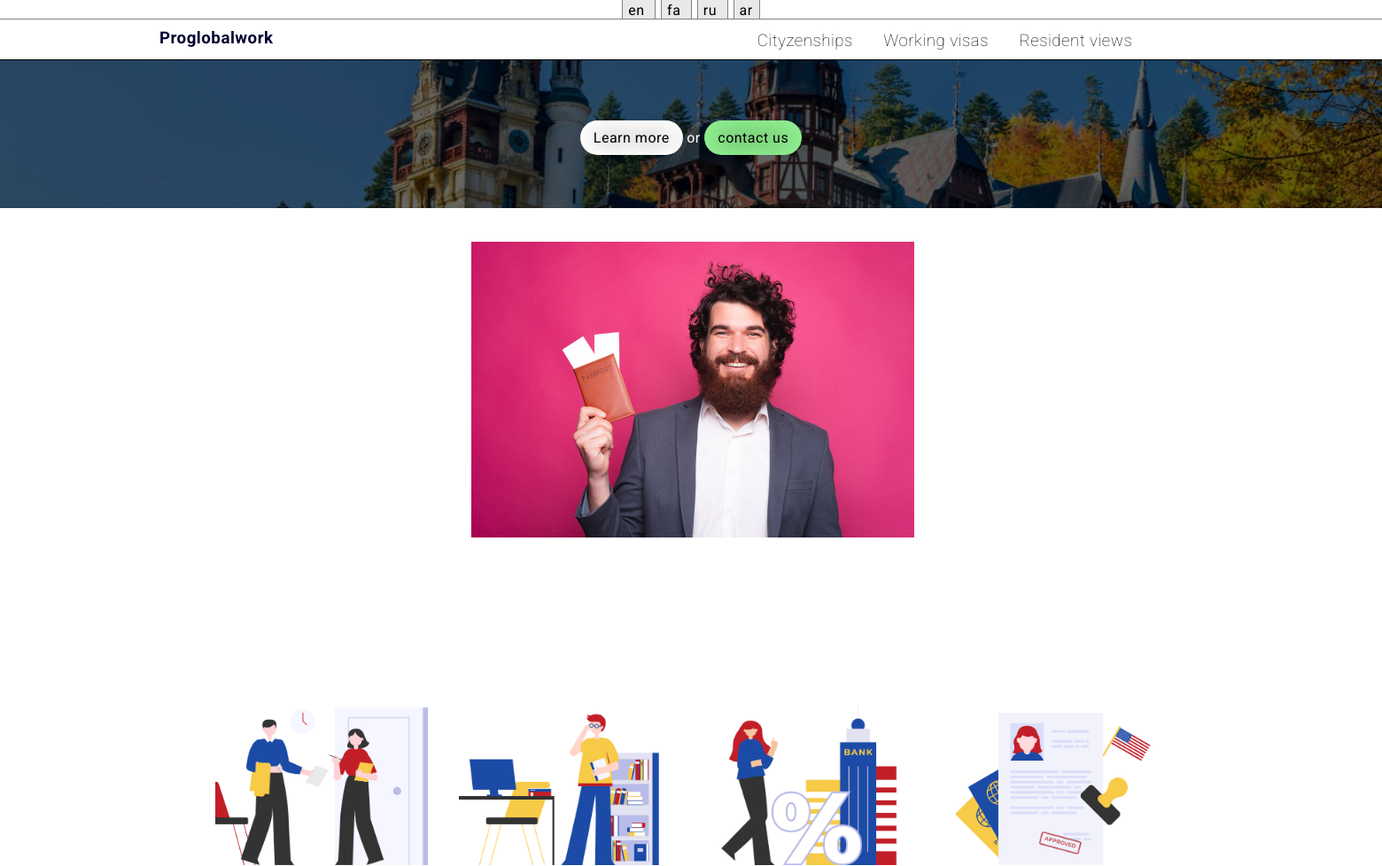
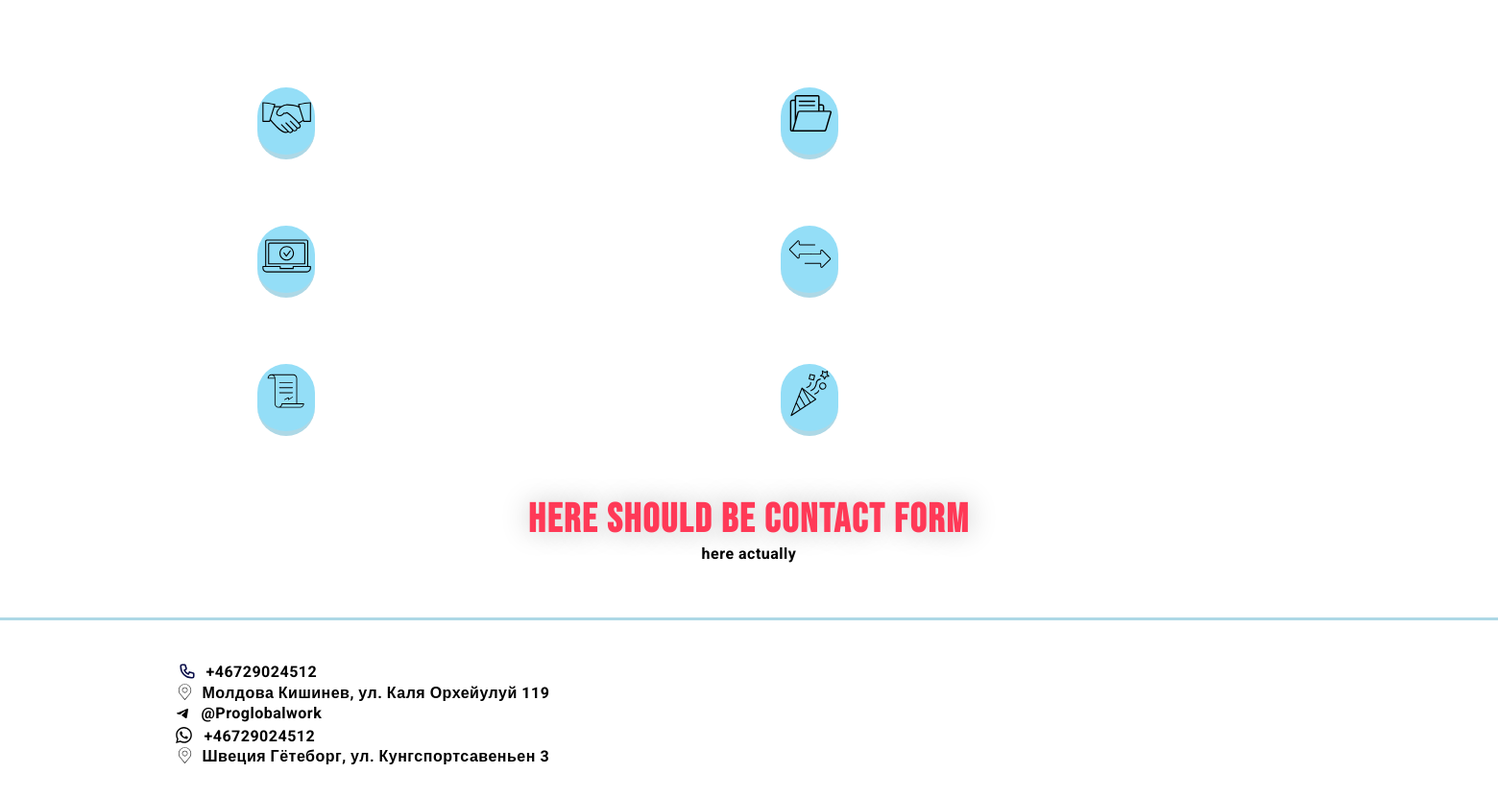
Page /citizen/romania/eng/ on the earlier database version (2 pictures, top to bottom).
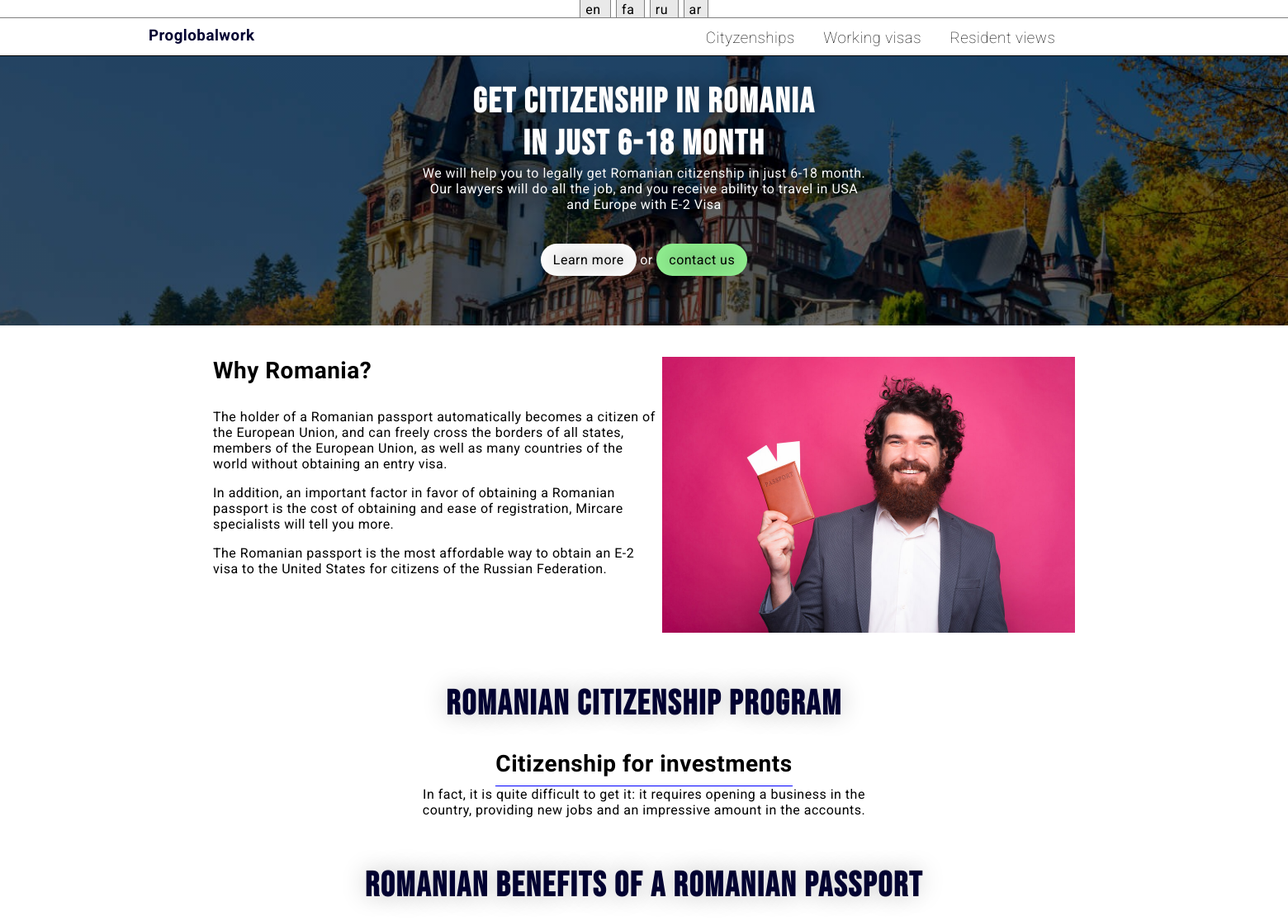
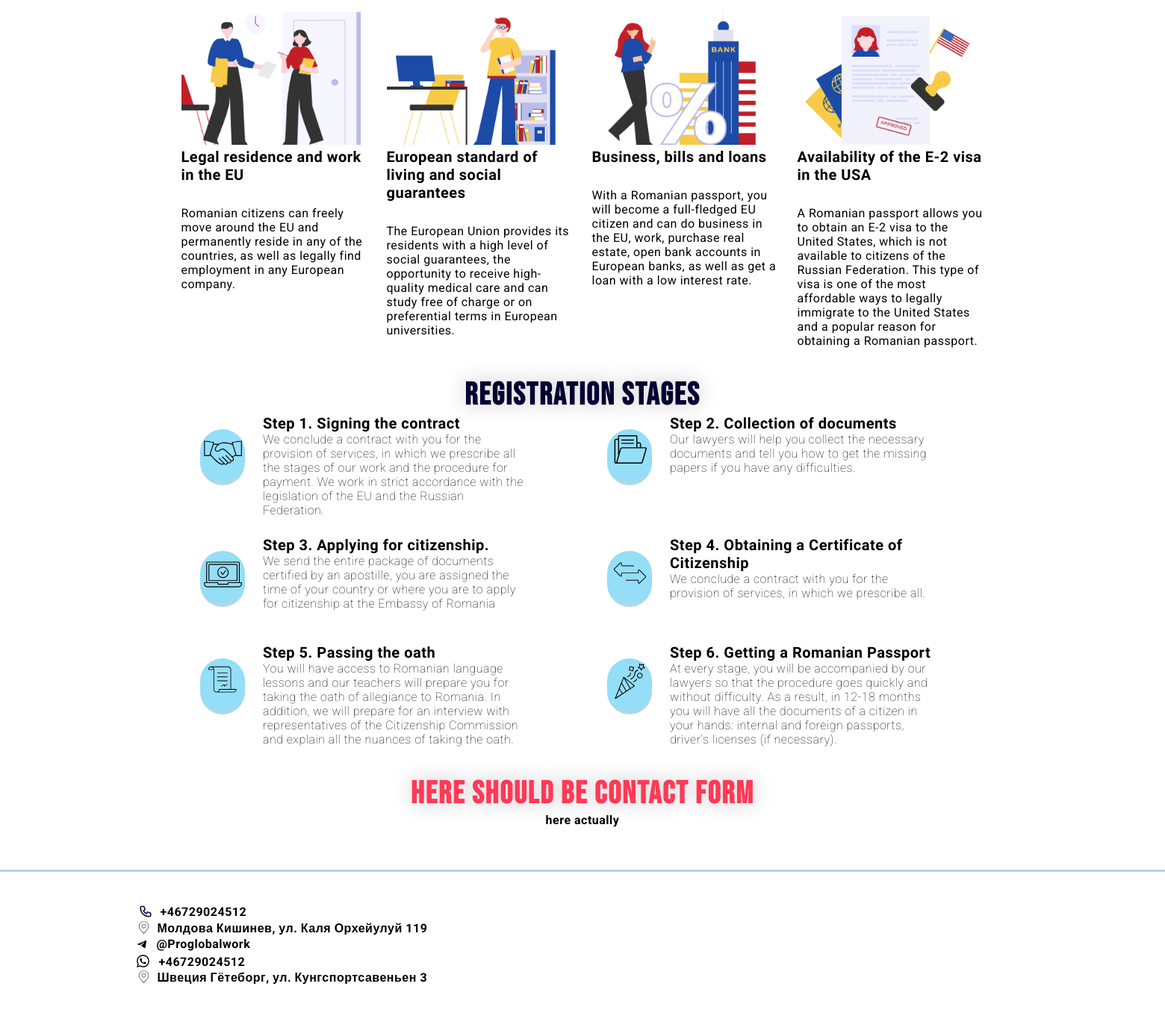
Same page on the later database version (2 pictures, top to bottom).
### main/models.py (models this page shows, shortened)
class Text(models.Model):
	related = models.ForeignKey(TextBlock, on_delete=models.CASCADE, related_name='texts')
	language = models.CharField(max_length=2)
	text = models.TextField(unique=True)
	source = models.BooleanField(default=False)

### main/views.py (the view)
# urls.py: path('citizen/romania/eng/', citi_romanian_eng, name='citi_roman_eng'),
def citi_romanian_eng(request):
	return _render(request, 'sub/citizenship/romania_eng.html')

### main/views.py (called while the page is built)
def get_texts(lang):
	texts = {}
	for block in TextBlock.objects.all():
		try:
			texts[block.title] = block.texts.filter(language=lang)[0]
		except IndexError:
			print('Missing text for "', block.title, '" for ', lang)
	return {'texts': texts}

def _render(req, template, context={}):
	lang = 'en'
	if 'lang' in req.COOKIES:
		context['texts'] = get_texts(req.COOKIES['lang'])
		return render(req, template, context)
	else:
		context['texts'] = get_texts(lang)
		ret = render(req, template, context)
		ret.set_cookie('lang', lang)
		return ret

### main/templates/sub/citizenship/romania_eng.html (shortened to what this page needs)
{% extends 'base.html' %}
{% load static %}
{% block content %}
<div class="content__title_back" style="
background: linear-gradient( rgba(0, 0, 0, 0.6), rgba(0, 0, 0, 0.6) ), url({% static 'imgs/romania.jpg' %});
background-position: center;
background-repeat: no-repeat;
background-size: cover;
">
	<div class="centered" style="text-align: center;">
		<h1 class="centered" style="color: white; text-shadow: 0 0 20px rgb(0, 0, 0, 0.4); max-width:25ch; text-align: center;">
			{{ texts.texts.Romania_first_titile_h1.text }}
		</h1>
		<div style="max-width: 60ch;">
			{{ texts.texts.Romania_under_first_titile_div.text }}
		</div>
		<br>
		<br>
		<div class="tricky-but">
			<div>
				Learn more
			</div>
			 or
			<div>
				contact us
			</div>
		</div>
	</div>
</div>
<div class="content">
	<div class="centered">
		<br>
		<br>
		<div style="display: inline-block; vertical-align: top;">
			<h2>{{ texts.texts.Romania_why_romania_title.text }}</h2>
			<div style="max-width: 60ch;">
				{{ texts.texts.Romania_why_romania_text_div.text|linebreaks }}
			</div>
		</div>
		<div style="display: inline-block; vertical-align: top;">
			<img src="{% static 'imgs/pasport_owner.jpg' %}" alt="" style="width: 500px;">
		</div>
	</div>
</div>
<br>
<br>
<br>
<div class="content">
	<h1 class="centered">
		{{ texts.texts.Romanian_Citizenship_Program_title_h1.text}}
	</h1>
	<div class="centered good_points" style="text-align: center;" >
		<div style="max-width:60ch">
			<h2>
				{{ texts.texts.Citizenship_for_investments_title_h2.text }}
			</h2>
			<div>
				{{ texts.texts.Citizenship_for_investments_div.text }}
			</div>
		</div>
	</div>
</div>
<br>
<br>
<br>
<div class="content">
	<h1 class="centered">
		{{ texts.texts.Romanian_Benefits_of_a_Romanian_passport.text }}
	</h1>
	<br>
	<div class="grid-master">
		<div>
			<div>
				<img src="{% static 'imgs/ligall.png' %}" alt="">
				<h2>
					{{ texts.texts.Legal_residence_and_work_in_the_EU.text }}
				</h2>
				<div>
					{{ texts.texts.Romania_Legal_residence_and_work_in_the_EU_text_div.text }}
				</div>
			</div>
		</div>
		<div>
			<div>
				<img src="{% static 'imgs/lifelevel.png' %}" alt="">
				<h2>
					{{ texts.texts.European_standard_of_living_and_social_guarantees.text }}
				</h2>
				<div>
					{{ texts.texts.European_standard_of_living_and_social_guarantees_text_div.text }}
				</div>
			</div>
		</div>
		<div>
			<div>
				<img src="{% static 'imgs/bussiness.png' %}" alt="">
				<h2>
					{{ texts.texts.Romania_Business_bills_and_loans.text }}
				</h2>
				<div>
					{{ texts.texts.Business_bills_and_loans_text_div.text }}
				</div>
			</div>
		</div>
		<div>
			<div>
				<img src="{% static 'imgs/visa_access.webp' %}" alt="">
				<h2>
					{{ texts.texts.Romania_Availability_of_the_E_2_visa_in_the_USA.text }}
				</h2>
				<div>
					{{ texts.texts.Romania_Availability_of_the_E_2_visa_in_the_USA_text_div.text }}
				</div>
			</div>
		</div>
	</div>
</div>
<br>
<br>
<div class="content">
	<h1 class="centered">
		{{ texts.texts.Registration_stages.text }}
	</h1>
	<b/r>
	<div class="grid-master reasons-to-apply" style="grid-template-columns: repeat(auto-fill,  minmax(500px, 520px));">
		<div class="inline-bastards">
			<div style="padding: 20px;">
			</div>
			<div>
				<h2 style="max-width: 25ch;">
					{{ texts.texts.Step_1_Signing_the_contract.text }}
				</h2>
				<div style="max-width: 40ch; font-weight: 100;">
					{{ texts.texts.Step_1_Signing_the_contract_text_div.text }}
				</div>
			</div>
		</div>
		<div class="inline-bastards">
			<div style="padding: 20px;">
							</div>
			<div>
				<h2>
					{{ texts.texts.Step_2_Collection_of_documents.text }}
				</h2>
				<div style="max-width: 40ch; font-weight: 100;">
					{{ texts.texts.Step_2_Collection_of_documents_text.text }}
				</div>
			</div>
		</div>
		<div class="inline-bastards">
			<div style="padding: 20px;">
			</div>
			<div style="max-width: 41ch;">
				<h2>
					{{ texts.texts.Romania_Step_3_Applying_for_citizenship.text }}
				</h2>
				<div style="max-width: 40ch; font-weight: 100;">
					{{ texts.texts.Romania_Step_3_Applying_for_citizenship_text.text }}
				</div>
			</div>
		</div>
		<div class="inline-bastards">
			<div style="padding: 20px;">
			</div>
			<div style="max-width: 41ch;">
				<h2>
					{{ texts.texts.Step_4_Obtaining_a_Certificate_of_Citizenship.text }}
				</h2>
				<div style="max-width: 40ch; font-weight: 100;">
					{{ texts.texts.Step_4_Obtaining_a_Certificate_of_Citizenship_text_div.text }}
				</div>
			</div>
		</div>
		<div class="inline-bastards">
			<div style="padding: 20px;">
							</div>
			<div>
				<h2>
					{{ texts.texts.Romania_Step_5_Passing_the_oath.text }}
				</h2>
				<div style="max-width: 40ch; font-weight: 100;">
					{{ texts.texts.Romania_Step_5_Passing_the_oath_text_div.text }}
				</div>
			</div>
		</div>
		<div class="inline-bastards">
			<div style="padding: 20px;">
			</div>
			<div>
				<h2>
					{{ texts.texts.Romania_Step_6_Getting_a_Romanian_Passport.text }}
				</h2>
				<div style="max-width: 40ch; font-weight: 100;">
					{{ texts.texts.Romania_Step_6_Getting_a_Romanian_Passport_text_div.text }}
				</div>
		</div>
	</div>
</div>
<br>
<br>
<div class="content">
	<h1 class="centered" style="color: rgb(255, 57, 87)">Here should be contact form</h1>
	<div class="centered">
		here actually
	</div>
</div>
{% endblock %}

### main/templates/base.html (shortened to what this page needs)
{% load static %}
<!DOCTYPE html>
<html lang="en">
<head>
	<link rel="stylesheet" href="{% static 'css/style.css' %}">
</head>
<body>
	<div class='translation-buttons'>
		<div class="centered">
			<div class="lang-but">
				en
			</div>
			<div class="lang-but">
				fa
			</div>
			<div class="lang-but">
				ru
			</div>
			<div class="lang-but">
				ar
			</div>
		</div>
	</div>
	<div class="header">
		<div class="content">
			<div>
				<h3>
					<a href="{% url 'main:main_page' %}">
						Proglobalwork
					</a>
				</h3>
			</div>
			<div>
				<div class="header__meta_dropdown">
					<div class="drop_but">
						<h3>
							Cityzenships
						</h3>
					</div>
					<div class="drop_but">
						<h3>
							Working visas
						</h3>
					</div>
					<div class="drop_but">
						<h3>
							Resident views
						</h3>
					</div>
				</div>
			</div>
		</div>
	</div>
	<div>
		{% block content %}
		{% endblock %}
	</div>
	<br>
	<br>
	<br>
	<div class="afterbirth" >
		<br>
		<br>
		<div class="content">
			<div>
				<div class="inline-bastards" style="margin-bottom: -6px;">
					<div>
					</div>
					<div style="padding-top: 6px;">
						+46729024512
					</div>
				</div>
				<div class="inline-bastards">
					<div style="padding: 0 5px 0 4px;">
					</div>
					<div>
						Молдова Кишинев, ул.  Каля Орхейулуй 119
					</div>
				</div>
				<div class="inline-bastards">
					<div style="margin-right: 5px">
					</div>
					<div>
						@Proglobalwork
					</div>
				</div>
				<div class="inline-bastards">
					<div style="margin-right: 8px; margin-left: 3px;">
					</div>
					<div>
						+46729024512
					</div>
				</div>
				<div class="inline-bastards">
					<div style="padding: 0 5px 0 4px;">
					</div>
					<div>
						Швеция Гётеборг, ул. Кунгспортсавеньен 3
					</div>
				</div>
			</div>
		</div>
	</div>
</body>
</html>

### main/static/css/style.css (style rules this page uses)
body { font-family: 'Roboto', sans-serif; overflow-x: hidden; letter-spacing: 0.5px; }
.content { max-width: 1200px; margin: 0 auto; }
.header { border-bottom: 1px solid black; margin: -100rem -100rem 0px -100rem; padding: 100rem 100rem 5px 100rem; }
.header > .content > div { margin-top: 10px; width: 49%; display: inline-block; vertical-align: top; }
.header > .content > div > h3 { vertical-align: top; display: inline-block; font-weight:bolder; margin: 0; }
.header > .content > div > div { width: fit-content; margin: 0 auto; }
.header__meta_dropdown > div { vertical-align: top; display: inline-block; padding: 0px 15px 5px 15px; border-top: 3px solid rgba(135, 206, 250, 0); transition: 0.5s; }
.header__meta_dropdown > div > h3 { margin: 0; }
h1 { font-family: 'Bebas Neue', cursive; letter-spacing: 2px; font-size: 42px; color:rgb(2, 2, 49); text-shadow: 0px 0px 30px rgb(192, 192, 192); }
h2 { margin:0; margin-bottom: 30px; font-family: 'Raleway', sans-serif; font-size: 28px; }
h3 { font-weight: 100; }
a { color: rgb(2, 2, 49); text-decoration: none; }
.content__title_back { background-color: green; margin: 0rem -10rem 0px -10rem; padding: 30px 10rem 60px 10rem; color: white; text-shadow: 0px 0px 25px black; }
.centered { width: fit-content; margin: 0 auto; }
.tricky-but > div { display: inline-block; padding: 10px 15px 10px 15px; border-radius: 20px; background-color: white; color: black }
.tricky-but > div + div { background-color: lightgreen; }
.good_points > div > h2 { border-bottom: 1px solid blue; width: fit-content; margin: 0 auto; padding-bottom: 10px; margin-top: 30px; }
.grid-master { display: grid; justify-content: center; grid-gap: 25px; grid-template-columns: repeat(auto-fill, minmax(200px, 250px)); }
.grid-master > div > div > img { width: 240px; }
.grid-master > div > div > h2 { font-size: 20px; }
.grid-master > div > div > svg { font-size: 20px; height: 60px; width: 60px; padding-bottom: 10px; border-bottom: 5px solid lightblue; }
svg.nice { background-color: rgb(148, 222, 247); border-radius: 100px; }
.afterbirth { margin: 0rem -100rem -2rem -100rem; padding: 0rem 100rem 2rem 100rem; border-top: 3px solid lightblue; }
.inline-bastards > div { vertical-align: top; display: inline-block; }
.reasons-to-apply > div > div > h2 { margin: 0px; }
.translation-buttons { border-bottom: 1px solid gray; margin-left: -10rem; padding-left: -10rem; margin-right: -10rem; padding-right: -10rem; }
.translation-buttons > div { margin-top: -6px; }
.translation-buttons > div > div { transition: 0.3s; display: inline; vertical-align: top; border-left: 1px solid gray; border-right: 1px solid gray; background-color: rgb(233, 233, 233); text-align: center; padding: 3px 7px 0px 6px; margin: 3px; }

Differences in the rows shown:
added Text: texts.Romania_first_titile_h1.text "Get citizenship in Romania in just 6-18 month"
added Text: texts.Romania_under_first_titile_div.text "We will help you to legally get Romanian citizenship in just 6-18 month. Our lawyers will do all the job, and you receive ability to travel in USA and Europe with E-2 Visa"
added Text: texts.Romania_why_romania_title.text "Why Romania?"
added Text: texts.Romania_why_romania_text_div.text "The holder of a Romanian passport automatically becomes a citizen of the European Union, and can freely cross the borders of all states, members of the European Union, as well as many countries of the world without obtaining an entry visa. In addition, an important factor in favor of obtaining a Romanian passport is the cost of obtaining and ease of registration, Mircare specialists will tell you more. The Romanian passport is the most affordable way to obtain an E-2 visa to the United States for citizens of the Russian Federation."
added Text: texts.Romanian_Citizenship_Program_title_h1.text "Romanian Citizenship Program"
added Text: texts.Citizenship_for_investments_title_h2.text "Citizenship for investments"
added Text: texts.Citizenship_for_investments_div.text "In fact, it is quite difficult to get it: it requires opening a business in the country, providing new jobs and an impressive amount in the accounts."
added Text: texts.Romanian_Benefits_of_a_Romanian_passport.text "Romanian Benefits of a Romanian passport"
added Text: texts.Legal_residence_and_work_in_the_EU.text "Legal residence and work in the EU"
added Text: texts.Romania_Legal_residence_and_work_in_the_EU_text_div.text "Romanian citizens can freely move around the EU and permanently reside in any of the countries, as well as legally find employment in any European company."
added Text: texts.European_standard_of_living_and_social_guarantees.text "European standard of living and social guarantees"
added Text: texts.European_standard_of_living_and_social_guarantees_text_div.text "The European Union provides its residents with a high level of social guarantees, the opportunity to receive high-quality medical care and can study free of charge or on preferential terms in European universities."
added Text: texts.Romania_Business_bills_and_loans.text "Business, bills and loans"
added Text: texts.Business_bills_and_loans_text_div.text "With a Romanian passport, you will become a full-fledged EU citizen and can do business in the EU, work, purchase real estate, open bank accounts in European banks, as well as get a loan with a low interest rate."
added Text: texts.Romania_Availability_of_the_E_2_visa_in_the_USA.text "Availability of the E-2 visa in the USA"
added Text: texts.Romania_Availability_of_the_E_2_visa_in_the_USA_text_div.text "A Romanian passport allows you to obtain an E-2 visa to the United States, which is not available to citizens of the Russian Federation. This type of visa is one of the most affordable ways to legally immigrate to the United States and a popular reason for obtaining a Romanian passport."
added Text: texts.Registration_stages.text "Registration stages"
added Text: texts.Step_1_Signing_the_contract.text "Step 1. Signing the contract"
added Text: texts.Step_1_Signing_the_contract_text_div.text "We conclude a contract with you for the provision of services, in which we prescribe all the stages of our work and the procedure for payment. We work in strict accordance with the legislation of the EU and the Russian Federation."
added Text: texts.Step_2_Collection_of_documents.text "Step 2. Collection of documents"
added Text: texts.Step_2_Collection_of_documents_text.text "Our lawyers will help you collect the necessary documents and tell you how to get the missing papers if you have any difficulties."
added Text: texts.Romania_Step_3_Applying_for_citizenship.text "Step 3. Applying for citizenship."
added Text: texts.Romania_Step_3_Applying_for_citizenship_text.text "We send the entire package of documents certified by an apostille, you are assigned the time of your country or where you are to apply for citizenship at the Embassy of Romania"
added Text: texts.Step_4_Obtaining_a_Certificate_of_Citizenship.text "Step 4. Obtaining a Certificate of Citizenship"
added Text: texts.Step_4_Obtaining_a_Certificate_of_Citizenship_text_div.text "We conclude a contract with you for the provision of services, in which we prescribe all."
added Text: texts.Romania_Step_5_Passing_the_oath.text "Step 5. Passing the oath"
added Text: texts.Romania_Step_5_Passing_the_oath_text_div.text "You will have access to Romanian language lessons and our teachers will prepare you for taking the oath of allegiance to Romania. In addition, we will prepare for an interview with representatives of the Citizenship Commission and explain all the nuances of taking the oath."
added Text: texts.Romania_Step_6_Getting_a_Romanian_Passport.text "Step 6. Getting a Romanian Passport"
added Text: texts.Romania_Step_6_Getting_a_Romanian_Passport_text_div.text "At every stage, you will be accompanied by our lawyers so that the procedure goes quickly and without difficulty. As a result, in 12-18 months you will have all the documents of a citizen in your hands: internal and foreign passports, driver's licenses (if necessary)."
